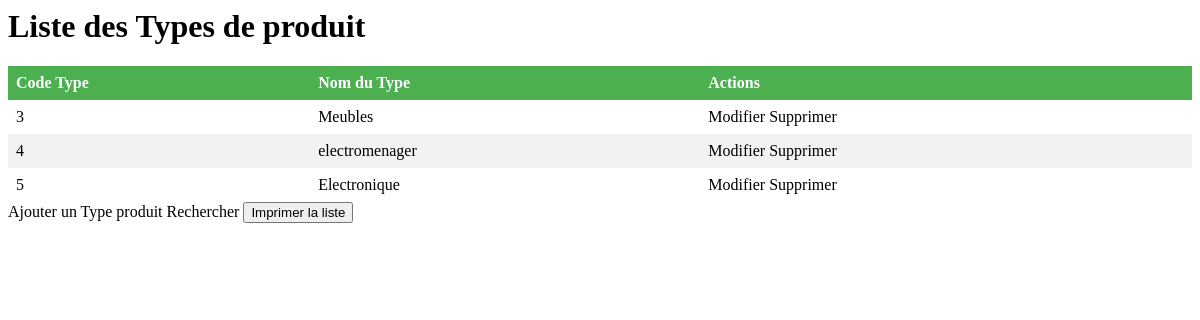
The app's page /TypeProduit/ with its own data.
### app/models.py (models this page shows, shortened)
class TypeProduit(models.Model):
    nom_t = models.CharField(max_length=100)

### app/views.py (the view)
# urls.py: path('TypeProduit/', views.type, name='TypeProduit'),
def type(request):
    tp = TypeProduit.objects.all()
    return render(request, 'TypeProduit.html', {"TypeProduit":tp})

### app/templates/TypeProduit.html (shortened to what this page needs)
<html lang="en">
    {%load static%}
<head>
    <link rel="stylesheet" href="{%static 'produit.css'%}">
</head>
<body>
    <h1>Liste des Types de produit</h1>
    <table>
        <thead>
          <tr>
            <th>Code Type</th>
            <th>Nom du Type</th>
            <th>Actions</th>
          </tr>
        </thead>
        <tbody>
          {%for Tp in TypeProduit %}
          <tr>
            <td>{{ Tp.id}}</td>
            <td>{{ Tp.nom_t}}</td>
            <td>
              <a href="{%url 'modifier_type' Tp.id%}">Modifier</a>
              <a href="{%url 'supprime_type' Tp.id%}">Supprimer</a>
            </td>
          </tr>
          {% endfor %}
        </tbody>
      </table>
    <a href="{%url 'AjoutType' %}">Ajouter un Type produit</a>
    <a href="{%url 'recherche_type'%}">Rechercher</a>
    <button onclick="window.print()">Imprimer la liste</button>
</body>
</html>

### app/static/produit.css (style rules this page uses)
table { border-collapse: collapse; width: 100%; }
th, td { text-align: left; padding: 8px; }
tr:nth-child(even) { background-color: #f2f2f2 }
th { background-color: #4CAF50; color: white; }
a { text-decoration: none; color: black; }

### records on screen
TypeProduit: id "3", nom_t "Meubles"
TypeProduit: id "4", nom_t "electromenager"
TypeProduit: id "5", nom_t "Electronique"
